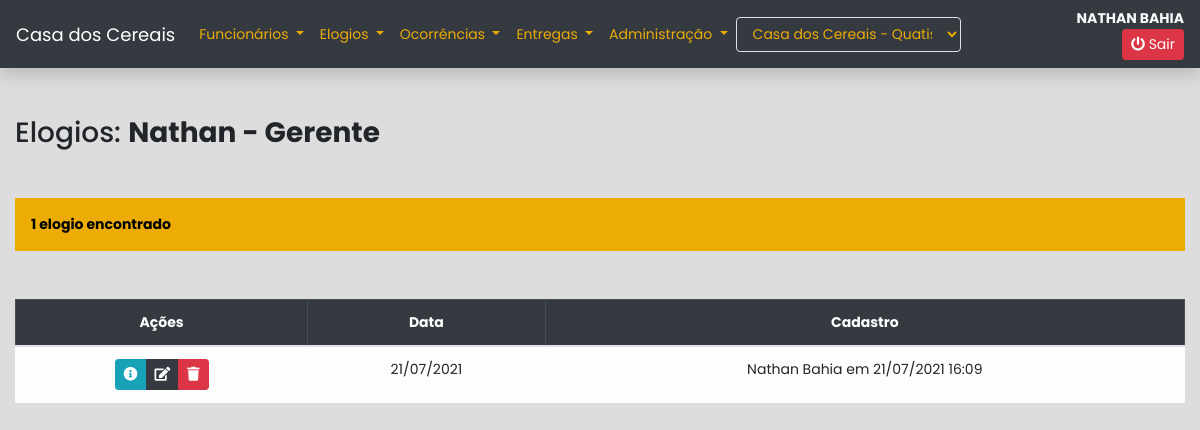
Page /elogios/funcionario/3/ (signed in) on the committed database.
### apps/core/models.py (models this page shows, shortened)
class Base(models.Model):
    usuario = models.ForeignKey(get_user_model(), on_delete=models.SET_NULL, null=True)
    criacao = models.DateTimeField(auto_now_add=True)
    alteracao = models.DateTimeField(auto_now=True)
    ativo = models.BooleanField(default=True)
    class Meta:
        abstract = True
    @property
    def cadastro(self):
        dt = localtime(self.criacao)
        if self.usuario:
            return f"{self.usuario.get_full_name()} em {dt.strftime('%d/%m/%Y %H:%M')}"
        return f"Usuário excluído em {dt.strftime('%d/%m/%Y')}"

class Funcionario(Base):
    nome = models.CharField(max_length=255)
    admissao = models.DateField(blank=True, null=True)
    cargo = models.ForeignKey(Cargo, on_delete=models.SET_NULL, null=True, related_name='funcionarios')
    filial = models.ForeignKey(Filial, on_delete=models.CASCADE, related_name='funcionarios')
    def __str__(self):
        return f'{self.nome} - {self.cargo}'
    class Meta:
        verbose_name = 'Funcionário'
        verbose_name_plural = 'Funcionários'
        ordering = ['nome']

class Cargo(Base):
    nome = models.CharField(max_length=255)
    filial = models.ForeignKey(Filial, on_delete=models.CASCADE)
    def __str__(self):
        return f'{self.nome}'
    class Meta:
        verbose_name = 'Cargo'
        verbose_name_plural = 'Cargos'
        ordering = ['nome']

class Elogio(Base):
    funcionario = models.ForeignKey(Funcionario, on_delete=models.CASCADE, related_name='elogios')
    data = models.DateField()
    observacao = models.TextField()
    class Meta:
        verbose_name = 'Elogio'
        verbose_name_plural = 'Elogios'
        ordering = ['-data']

### apps/core/views.py (the view)
# urls.py: path('elogios/funcionario/<int:pk>/', views.elogios_funcionario, name='elogios_funcionario'),
@login_required
def elogios_funcionario(request, pk):
    funcionario = models.Funcionario.objects.get(pk=pk)
    query = models.Elogio.objects.filter(
        funcionario=funcionario,
        ativo=True
    )
    context = {
        'funcionario': funcionario,
        'elogios': query
    }
    return render(request, 'core/elogios/funcionarios_elogios.html', context)

### apps/core/context_processors.py (called while the page is built)
def usuario(request):
    if not request.user.is_authenticated:
        return {}
    context = {'usuario': {}}
    perfil = request.user.perfil.latest('id')
    if perfil:
        context['usuario']['filial'] = perfil.filial
        context['usuario']['filiais'] = models.Filial.objects.all()
        if perfil.tipo == '2':
            context['usuario']['administrador'] = True
    return context

### apps/core/models.py (called while the page is built)
    def __str__(self):
        return f'{self.nome} - {self.cidade}'

### apps/core/templates/core/elogios/funcionarios_elogios.html
{% extends 'core/base.html' %}
{% load bootstrap4 %}
{% block content %}
<div class="container-fluid">
    <h3>Elogios: <b>{{ funcionario }}</b></h3>
    <p class="bg-warning p-3 mt-5">{{ elogios.count }} elogio{{ elogios|pluralize }} encontrado{{ elogios|pluralize }}</p>
    {% if elogios %}
        <div class="table-responsive mt-5">
            <table class="table table-bordered text-center">
                <thead class="table-dark">
                    <tr>
                        <th>Ações</th>
                        <th>Data</th>
                        <th>Cadastro</th>
                    </tr>
                </thead>
                <tbody class="table-light">
                    {% for elogio in elogios %}
                        <tr>
                            <td>
                                <div class="btn-group">
                                    <button class="btn btn-sm btn-info btn-info-elogio" data-elogio="{{ elogio.id }}" data-toggle="tooltip" title="Mais informações">
                                        <i class="fas fa-info-circle"></i>
                                    </button>
                                    <a href="{% url 'core:edit_elogios' elogio.id %}" class="btn btn-sm btn-dark btn-edit-elogio" data-elogio="{{ elogio.id }}" data-toggle="tooltip" title="Editar elogio">
                                        <i class="fas fa-edit"></i>
                                    </a>
                                    <button class="btn btn-sm btn-danger btn-delete-elogio" data-elogio="{{ elogio.id }}" data-toggle="tooltip" title="Excluir elogio">
                                        <i class="fas fa-trash"></i>
                                    </button>
                                </div>
                            </td>
                            <td>{{ elogio.data|date:'d/m/Y' }}</td>
                            <td>{{ elogio.cadastro }}</td>
                        </tr>
                    {% endfor %}
                </tbody>
            </table>
        </div>
    {% endif %}
</div>
{% endblock content %}

### apps/core/templates/core/base.html (shortened to what this page needs)
{% load static %}
<!DOCTYPE html>
{% load bootstrap4 %}
<html lang="pt-br">
    <head>
        <link rel="stylesheet" href="https://use.fontawesome.com/releases/v5.0.13/css/all.css">
        {% bootstrap_css %}
    </head>
    <body>
    <nav class="navbar navbar-expand-lg navbar-dark bg-dark shadow mb-5">
        <a class="navbar-brand" href="{% url 'core:index' %}">Casa dos Cereais</a>
        <div class="collapse navbar-collapse" id="navbarSupportedContent">
            <ul class="navbar-nav mr-auto">
                <li class="nav-item dropdown">
                    <a class="nav-link dropdown-toggle text-warning" href="#" id="dropFuncionarios" role="button"
                       data-toggle="dropdown" aria-haspopup="true" aria-expanded="false">
                        Funcionários
                    </a>
                </li>
                <li class="nav-item dropdown text-warning">
                    <a class="nav-link dropdown-toggle text-warning" href="#" id="dropElogios" role="button"
                       data-toggle="dropdown" aria-haspopup="true" aria-expanded="false">
                        Elogios
                    </a>
                </li>
                <li class="nav-item dropdown">
                    <a class="nav-link dropdown-toggle text-warning" href="#" id="dropOcorrencias" role="button"
                       data-toggle="dropdown" aria-haspopup="true" aria-expanded="false">
                        Ocorrências
                    </a>
                </li>
                <li class="nav-item dropdown">
                    <a class="nav-link dropdown-toggle text-warning" href="#" id="dropEntregas" role="button"
                       data-toggle="dropdown" aria-haspopup="true" aria-expanded="false">
                        Entregas
                    </a>
                </li>
                <li class="nav-item dropdown">
                    <a class="nav-link dropdown-toggle text-warning" href="#" id="dropAdm" role="button"
                       data-toggle="dropdown" aria-haspopup="true" aria-expanded="false">
                        Administração
                    </a>
                </li>
            </ul>
            {% if usuario.administrador %}
                <div class="mr-sm-5 mt-3 mt-sm-0">
                    <form action="{% url "core:altera_filial" %}" method="post" id="formFilial">
                        <div class="form group">
                            <select name="filial" id="" class="form-control bg-dark border boder-light text-warning" onchange="$('#formFilial').submit()">
                                {% for filial in usuario.filiais %}
                                    <option value="{{ filial.id }}" {% if usuario.filial == filial %}selected{% endif %}>{{ filial }}</option>
                                {% endfor %}
                            </select>
                        </div>
                    </form>
                </div>
            {% endif %}
            <div class="text-light text-center text-sm-right mt-3 mt-sm-0">
                <b>{{ request.user.get_full_name|upper }}</b>
                <a class='btn btn-sm btn-danger ml-2' href="{% url 'usuarios:logout' %}" data-toggle="tooltip" title="Sair do sistema">
                    <i class="fas fa-power-off"></i> Sair
                </a>
            </div>
        </div>
    </nav>
    {% block content %} {% endblock %}
    </body>
</html>

### apps/core/templates/core/base.html (style rules this page uses)
body, a, .btn, .form-control { font-family: 'Poppins', sans-serif; font-size: 14px !important; }
body { background-color: #DDD; }
.navbar-brand { font-size: 18px !important; }
.text-warning { color: #ecac05 !important; }
.bg-warning, .alert-warning, .alert-success, .alert-danger { background: #ecac05 !important; color: #000; font-weight: bold; border: none }
.btn-danger, .alert-danger { background: #dc3545 !important; }

### rows in the picture
Funcionario: nome+cargo "Nathan - Gerente"
Elogio: data "21/07/2021", cadastro "Nathan Bahia em 21/07/2021 16:09"

### other values in the picture
{{ request.user.get_full_name|upper }} "NATHAN BAHIA"
{{ elogios.count }} "1"
form field filial "Casa dos Cereais - Quatis"
